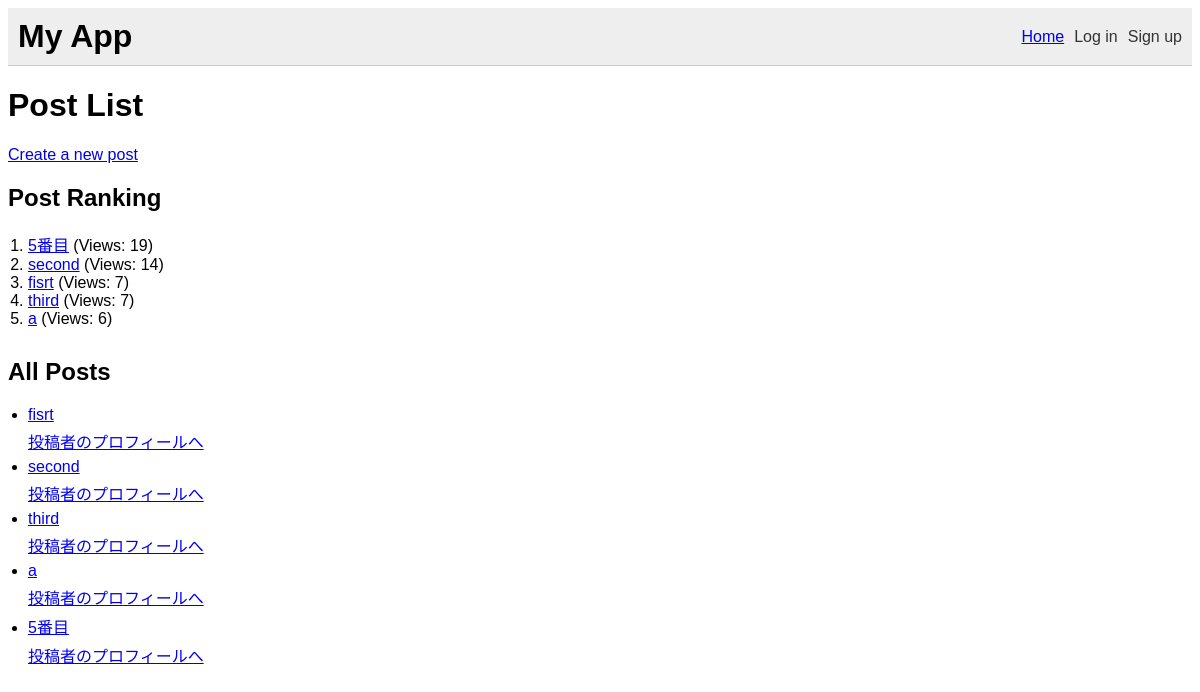
Before: / with the older database file.
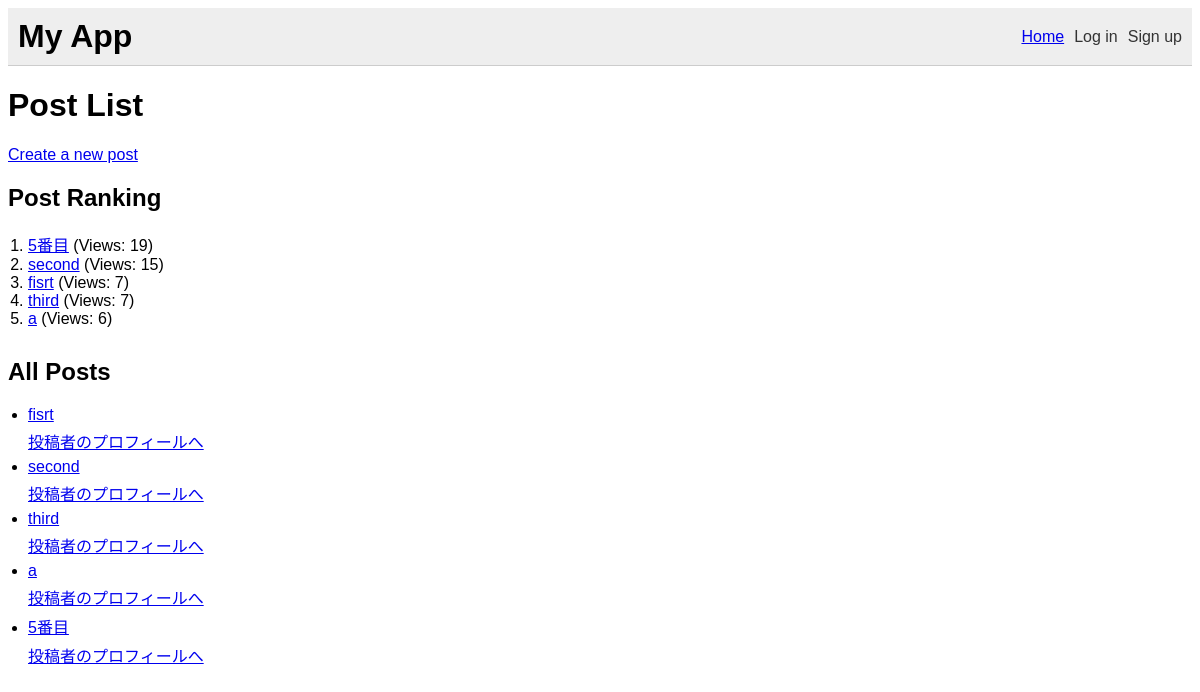
After: the same page with the newer database file.
### myapp/models.py (models this page shows, shortened)
class Post(models.Model):
    title = models.CharField(max_length=200)
    content = models.TextField()
    author = models.ForeignKey(User, on_delete=models.CASCADE)
    created_at = models.DateTimeField(auto_now_add=True)
    updated_at = models.DateTimeField(auto_now=True)
    likes = models.ManyToManyField(settings.AUTH_USER_MODEL, related_name='likes', blank=True)
    views = models.IntegerField(default=0)
    icon = models.ImageField(upload_to='icons/', blank=True, null=True)
    def get_author_avatar_url(self):
        return self.author.profile.avatar.url if self.author.profile.avatar else None

### myapp/views.py (the view)
# urls.py: path('', views.post_list, name='post_list'),
def post_list(request):
    posts = Post.objects.all()
    ranked_posts = Post.objects.annotate(num_views=F('views') + 1).order_by('-num_views')[:5]
    if request.method == 'POST':
        form = CommentForm(request.POST)
        if form.is_valid():
            comment = form.save(commit=False)
            comment.post = Post
            comment.save()
            return redirect('post_detail', pk=Post.pk)
    else:
        form = CommentForm()
    return render(request, 'myapp/post_list.html', {'posts': posts, 'ranked_posts': ranked_posts, 'form': form})

### myapp/templates/myapp/post_list.html (shortened to what this page needs)
{% extends 'base.html' %}
{% load static %}
{% block content %}
<h1>Post List</h1>
<a href="{% url 'post_create' %}">Create a new post</a>
<div class="post-section">
  <h2>Post Ranking</h2>
  <ol class="ranking-list">
    {% for post in ranked_posts %}
      <li><a href="{% url 'post_detail' post.pk %}">{{ post.title }}</a> (Views: {{ post.views }})</li>
    {% empty %}
      <li>No posts yet.</li>
      <li>Be the first to create a post and get to the top of the ranking!</li>
    {% endfor %}
  </ol>
</div>
<div class="post-section">
  <h2>All Posts</h2>
  <ul class="post-list">
    {% for post in posts %}
      <li><a href="{% url 'post_detail' post.pk %}">{{ post.title }}</a></li>
        <a href="{% url 'profile' username=post.author.username %}">投稿者のプロフィールへ</a>
    {% empty %}
      <li>No posts yet.</li>
    {% endfor %}
  </ul>
</div>
{% endblock %}

Changed rows visible on the page:
changed Post "second": views "14" → "15"
